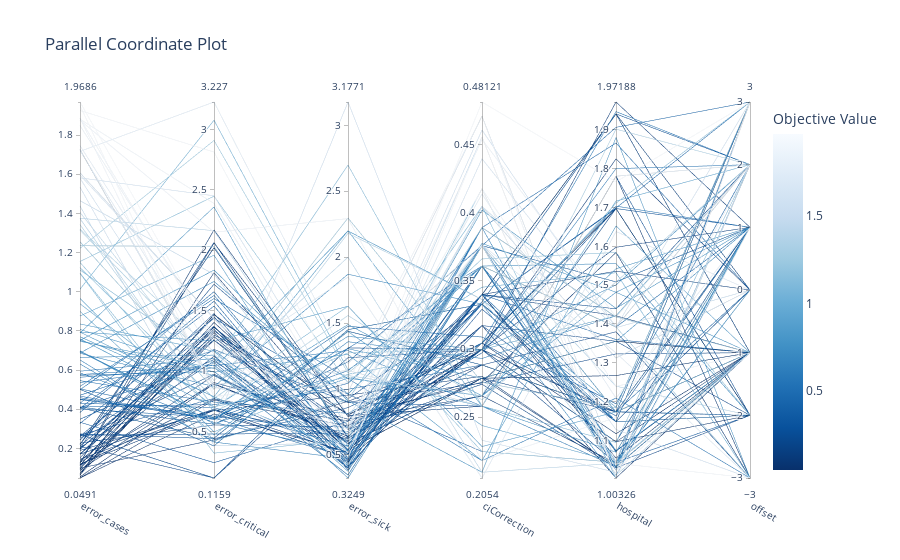

Notebook code for this chart:
### Code cell
get_parallel_coordinate_plot(study)

### Figure 1 — Plotly figure (JSON) as saved in the notebook; plotly's stock layout.template omitted (floating-point values rounded to 4 significant figures; data arrays with more than 128 entries replaced by an {"elided": "..."} marker saying what was removed)
{"data": [{"dimensions": [{"label": "error_cases", "range": [0.04908, 1.969], "values": {"elided": "162 float values"}}, {"label": "error_critical", "range": [0.1159, 3.227], "values": {"elided": "162 float values"}}, {"label": "error_sick", "range": [0.3249, 3.177], "values": {"elided": "162 float values"}}, {"label": "ciCorrection", "range": [0.2054, 0.4812], "values": {"elided": "162 float values"}}, {"label": "hospital", "range": [1.003, 1.972], "values": {"elided": "162 float values"}}, {"label": "offset", "range": [-3, 3], "values": {"elided": "162 int values"}}], "labelangle": 30, "labelside": "bottom", "line": {"color": {"elided": "162 float values"}, "colorbar": {"title": {"text": "Objective Value"}}, "colorscale": [[0, "rgb(247,251,255)"], [0.125, "rgb(222,235,247)"], [0.25, "rgb(198,219,239)"], [0.375, "rgb(158,202,225)"], [0.5, "rgb(107,174,214)"], [0.625, "rgb(66,146,198)"], [0.75, "rgb(33,113,181)"], [0.875, "rgb(8,81,156)"], [1, "rgb(8,48,107)"]], "reversescale": true, "showscale": true}, "type": "parcoords"}], "layout": {"title": {"text": "Parallel Coordinate Plot"}}}
